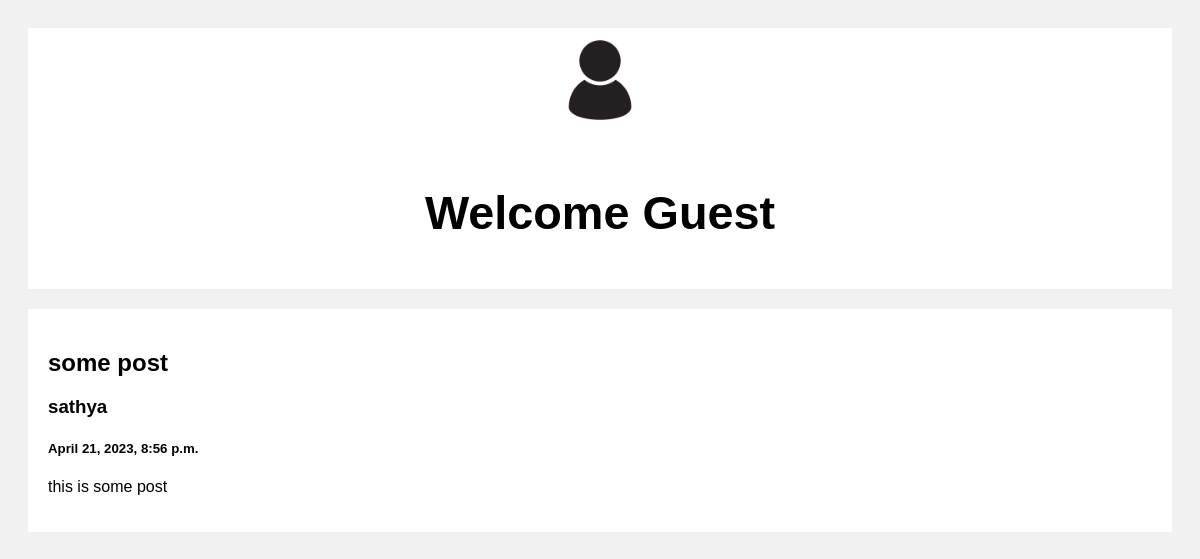
/, run on an earlier commit of the app's database.
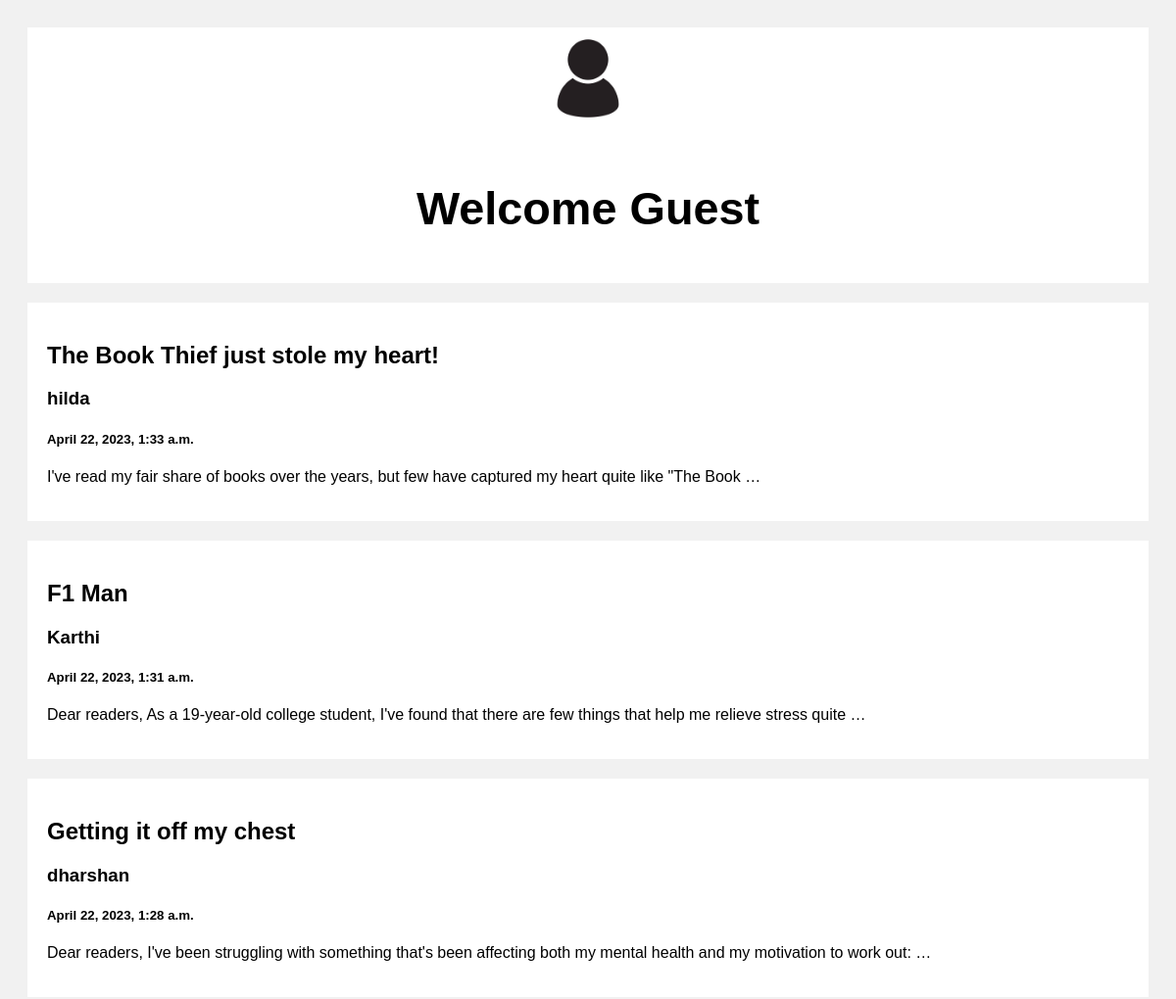
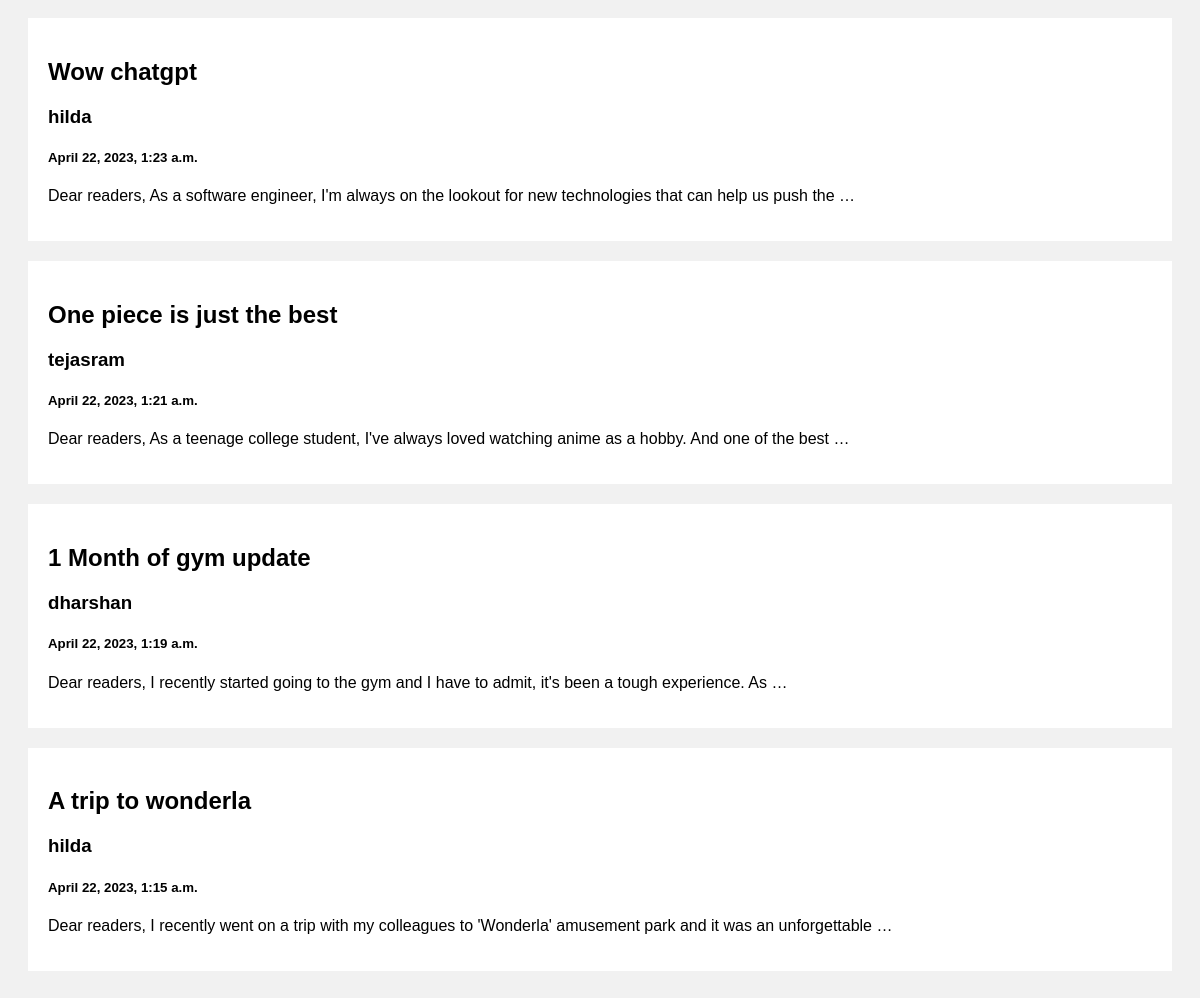
And on a later commit of the database (2 pictures, top to bottom).
### posts/models.py (models this page shows)
class Post(models.Model):
    title = models.CharField(max_length=100)
    content = models.CharField(max_length=10000)
    post_time = models.DateTimeField(default= datetime.now, blank = True)
    author = models.ForeignKey(User, on_delete=models.CASCADE, blank=True)

### posts/views.py (the view)
# urls.py: path('',views.index,name='index'),
def index(request):
    posts = Post.objects.all()
    return render(request, 'index.html', {'posts': posts})

### templates/index.html (shortened to what this page needs)
<!DOCTYPE html>
<html>
<head>
{% load static %}
</head>
<body>
<div class="header">
  <div class="dropdown">
    <img class = "profile" src="{% static 'images/aaaaaaaa.jpg' %}" align="right">
  </div>
  {% if user.is_authenticated %}
  <h3>Welcome {{user.username}}</h3>
  {% else %}
  <h3>Welcome Guest</h3>
{% endif %}
</div>
<div class="row">
  <div class="leftcolumn">
    {% for post in posts reversed %}
    <div class="card">
      <a href="/post/{{post.id}}" style="text-decoration: none; color: black" action = 'post'>
        <h2>{{post.title}}</h2>
        <a href="profile/{{post.author.username}}" style="text-decoration: none; color: black;"><h3>{{post.author.username}}</h3></a>
        <h5>{{post.post_time}}</h5>
        <p>{{post.content|truncatewords:20}}</p>
      </a>
    </div>
    {% endfor %}
  </div>
</div>
</body>
</html>

### templates/index.html (style rules this page uses)
* { box-sizing: border-box; }
body { font-family: Arial; padding: 20px; background: #f1f1f1; }
.profile { width: 100px; border-radius: 50px; }
.header { padding: 2px; font-size: 40px; text-align: center; background: white; }
.leftcolumn { float: left; width: 100%; }
.card { background-color: white; padding: 20px; margin-top: 20px; }
.row:after { content: ""; display: table; clear: both; }
.profile { width: 100px; position: right; }
.dropdown { position: relative; display:inline-block; }

What changed in the data, as far as the page shows it:
removed Post: title "some post", author.username "sathya", post_time "April 21, 2023, 8:56 p.m.", content "this is some post"
added Post: title "The Book Thief just stole my heart!", author.username "hilda", post_time "April 22, 2023, 1:33 a.m.", content "I've read my fair share of books over the years, but few have captured my heart quite like \"The Book …"
added Post: title "F1 Man", author.username "Karthi", post_time "April 22, 2023, 1:31 a.m.", content "Dear readers, As a 19-year-old college student, I've found that there are few things that help me relieve stress quite …"
added Post: title "Getting it off my chest", author.username "dharshan", post_time "April 22, 2023, 1:28 a.m.", content "Dear readers, I've been struggling with something that's been affecting both my mental health and my motivation to work out: …"
added Post: title "Wow chatgpt", author.username "hilda", post_time "April 22, 2023, 1:23 a.m.", content "Dear readers, As a software engineer, I'm always on the lookout for new technologies that can help us push the …"
added Post: title "One piece is just the best", author.username "tejasram", post_time "April 22, 2023, 1:21 a.m.", content "Dear readers, As a teenage college student, I've always loved watching anime as a hobby. And one of the best …"
added Post: title "1 Month of gym update", author.username "dharshan", post_time "April 22, 2023, 1:19 a.m.", content "Dear readers, I recently started going to the gym and I have to admit, it's been a tough experience. As …"
added Post: title "A trip to wonderla", author.username "hilda", post_time "April 22, 2023, 1:15 a.m.", content "Dear readers, I recently went on a trip with my colleagues to 'Wonderla' amusement park and it was an unforgettable …"
